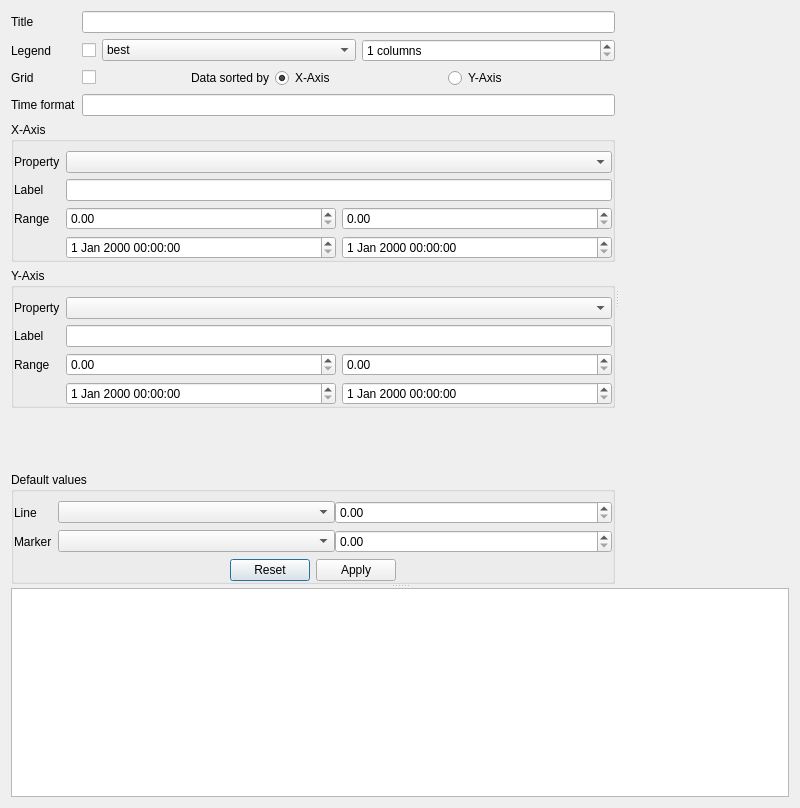
<?xml version="1.0" encoding="UTF-8"?>
<ui version="4.0">
 <class>SosPlotDialog</class>
 <widget class="QDialog" name="SosPlotDialog">
  <property name="geometry">
   <rect>
    <x>0</x>
    <y>0</y>
    <width>800</width>
    <height>808</height>
   </rect>
  </property>
  <property name="sizePolicy">
   <sizepolicy hsizetype="Maximum" vsizetype="Maximum">
    <horstretch>0</horstretch>
    <verstretch>0</verstretch>
   </sizepolicy>
  </property>
  <property name="windowTitle">
   <string notr="true"/>
  </property>
  <property name="locale">
   <locale language="English" country="UnitedStates"/>
  </property>
  <layout class="QVBoxLayout" name="verticalLayout_3">
   <item>
    <widget class="QSplitter" name="splitter_2">
     <property name="orientation">
      <enum>Qt::Vertical</enum>
     </property>
     <widget class="QSplitter" name="splitter">
      <property name="orientation">
       <enum>Qt::Horizontal</enum>
      </property>
      <widget class="QWidget" name="layoutWidget">
       <layout class="QVBoxLayout" name="verticalLayout_2">
        <item>
         <widget class="QFrame" name="general">
          <layout class="QFormLayout" name="formLayout">
           <property name="fieldGrowthPolicy">
            <enum>QFormLayout::AllNonFixedFieldsGrow</enum>
           </property>
           <property name="leftMargin">
            <number>0</number>
           </property>
           <property name="topMargin">
            <number>0</number>
           </property>
           <property name="rightMargin">
            <number>0</number>
           </property>
           <property name="bottomMargin">
            <number>0</number>
           </property>
           <item row="0" column="0">
            <widget class="QLabel" name="lblTitle">
             <property name="text">
              <string>Title</string>
             </property>
             <property name="buddy">
              <cstring>title</cstring>
             </property>
            </widget>
           </item>
           <item row="0" column="1">
            <widget class="QLineEdit" name="title"/>
           </item>
           <item row="1" column="0">
            <widget class="QLabel" name="lblLegend">
             <property name="text">
              <string>Legend</string>
             </property>
             <property name="buddy">
              <cstring>legendChk</cstring>
             </property>
            </widget>
           </item>
           <item row="1" column="1">
            <layout class="QHBoxLayout" name="layLegend">
             <item>
              <widget class="QCheckBox" name="legendChk">
               <property name="sizePolicy">
                <sizepolicy hsizetype="Fixed" vsizetype="Fixed">
                 <horstretch>0</horstretch>
                 <verstretch>0</verstretch>
                </sizepolicy>
               </property>
              </widget>
             </item>
             <item>
              <widget class="QComboBox" name="legendPos">
               <item>
                <property name="text">
                 <string>best</string>
                </property>
               </item>
               <item>
                <property name="text">
                 <string>upper right</string>
                </property>
               </item>
               <item>
                <property name="text">
                 <string>upper left</string>
                </property>
               </item>
               <item>
                <property name="text">
                 <string>lower left</string>
                </property>
               </item>
               <item>
                <property name="text">
                 <string>lower right</string>
                </property>
               </item>
               <item>
                <property name="text">
                 <string>right</string>
                </property>
               </item>
               <item>
                <property name="text">
                 <string>center left</string>
                </property>
               </item>
               <item>
                <property name="text">
                 <string>center right</string>
                </property>
               </item>
               <item>
                <property name="text">
                 <string>lower center</string>
                </property>
               </item>
               <item>
                <property name="text">
                 <string>upper center</string>
                </property>
               </item>
               <item>
                <property name="text">
                 <string>center</string>
                </property>
               </item>
              </widget>
             </item>
             <item>
              <widget class="QSpinBox" name="legendCols">
               <property name="suffix">
                <string> columns</string>
               </property>
               <property name="minimum">
                <number>1</number>
               </property>
               <property name="maximum">
                <number>6</number>
               </property>
               <property name="value">
                <number>1</number>
               </property>
              </widget>
             </item>
            </layout>
           </item>
           <item row="3" column="0">
            <widget class="QLabel" name="label">
             <property name="text">
              <string>Time format</string>
             </property>
            </widget>
           </item>
           <item row="2" column="0">
            <widget class="QLabel" name="lblGrid">
             <property name="text">
              <string>Grid</string>
             </property>
             <property name="buddy">
              <cstring>gridChk</cstring>
             </property>
            </widget>
           </item>
           <item row="2" column="1">
            <layout class="QHBoxLayout" name="horizontalLayout">
             <item>
              <widget class="QCheckBox" name="gridChk">
               <property name="sizePolicy">
                <sizepolicy hsizetype="Fixed" vsizetype="Fixed">
                 <horstretch>0</horstretch>
                 <verstretch>0</verstretch>
                </sizepolicy>
               </property>
              </widget>
             </item>
             <item>
              <widget class="QLabel" name="lblSort">
               <property name="text">
                <string>Data sorted by</string>
               </property>
               <property name="alignment">
                <set>Qt::AlignRight|Qt::AlignTrailing|Qt::AlignVCenter</set>
               </property>
               <property name="buddy">
                <cstring>xSorted</cstring>
               </property>
              </widget>
             </item>
             <item>
              <widget class="QRadioButton" name="xSorted">
               <property name="text">
                <string>X-Axis</string>
               </property>
               <property name="checked">
                <bool>true</bool>
               </property>
              </widget>
             </item>
             <item>
              <widget class="QRadioButton" name="ySorted">
               <property name="text">
                <string>Y-Axis</string>
               </property>
              </widget>
             </item>
            </layout>
           </item>
           <item row="3" column="1">
            <widget class="QLineEdit" name="timeFormat"/>
           </item>
          </layout>
         </widget>
        </item>
        <item>
         <widget class="QGroupBox" name="xAxis">
          <property name="title">
           <string>X-Axis</string>
          </property>
          <layout class="QFormLayout" name="formLayout_2">
           <property name="leftMargin">
            <number>0</number>
           </property>
           <property name="rightMargin">
            <number>0</number>
           </property>
           <property name="bottomMargin">
            <number>0</number>
           </property>
           <item row="0" column="0">
            <widget class="QLabel" name="lblxProperty">
             <property name="text">
              <string>Property</string>
             </property>
             <property name="buddy">
              <cstring>xProperty</cstring>
             </property>
            </widget>
           </item>
           <item row="0" column="1">
            <widget class="QComboBox" name="xProperty"/>
           </item>
           <item row="1" column="0">
            <widget class="QLabel" name="lblxLabel">
             <property name="text">
              <string>Label</string>
             </property>
             <property name="buddy">
              <cstring>xLabel</cstring>
             </property>
            </widget>
           </item>
           <item row="1" column="1">
            <widget class="QLineEdit" name="xLabel"/>
           </item>
           <item row="2" column="0">
            <widget class="QLabel" name="lblxRange">
             <property name="text">
              <string>Range</string>
             </property>
             <property name="buddy">
              <cstring>xMinTime</cstring>
             </property>
            </widget>
           </item>
           <item row="2" column="1">
            <layout class="QGridLayout" name="gridLayout_2">
             <item row="0" column="1">
              <widget class="QDoubleSpinBox" name="xMaxFloat"/>
             </item>
             <item row="0" column="0">
              <widget class="QDoubleSpinBox" name="xMinFloat"/>
             </item>
             <item row="1" column="0">
              <widget class="QDateTimeEdit" name="xMinTime"/>
             </item>
             <item row="1" column="1">
              <widget class="QDateTimeEdit" name="xMaxTime"/>
             </item>
            </layout>
           </item>
          </layout>
         </widget>
        </item>
        <item>
         <widget class="QGroupBox" name="yAxis">
          <property name="title">
           <string>Y-Axis</string>
          </property>
          <layout class="QFormLayout" name="formLayout_3">
           <property name="fieldGrowthPolicy">
            <enum>QFormLayout::AllNonFixedFieldsGrow</enum>
           </property>
           <property name="leftMargin">
            <number>0</number>
           </property>
           <property name="rightMargin">
            <number>0</number>
           </property>
           <property name="bottomMargin">
            <number>0</number>
           </property>
           <item row="0" column="0">
            <widget class="QLabel" name="lblyProperty">
             <property name="text">
              <string>Property</string>
             </property>
             <property name="buddy">
              <cstring>yProperty</cstring>
             </property>
            </widget>
           </item>
           <item row="0" column="1">
            <widget class="QComboBox" name="yProperty"/>
           </item>
           <item row="1" column="0">
            <widget class="QLabel" name="lblyLabel">
             <property name="text">
              <string>Label</string>
             </property>
             <property name="buddy">
              <cstring>yLabel</cstring>
             </property>
            </widget>
           </item>
           <item row="1" column="1">
            <widget class="QLineEdit" name="yLabel"/>
           </item>
           <item row="2" column="0">
            <widget class="QLabel" name="lblyRange">
             <property name="text">
              <string>Range</string>
             </property>
             <property name="buddy">
              <cstring>yMinFloat</cstring>
             </property>
            </widget>
           </item>
           <item row="2" column="1">
            <layout class="QGridLayout" name="gridLayout_3">
             <item row="0" column="1">
              <widget class="QDoubleSpinBox" name="yMaxFloat"/>
             </item>
             <item row="0" column="0">
              <widget class="QDoubleSpinBox" name="yMinFloat"/>
             </item>
             <item row="1" column="0">
              <widget class="QDateTimeEdit" name="yMinTime"/>
             </item>
             <item row="1" column="1">
              <widget class="QDateTimeEdit" name="yMaxTime"/>
             </item>
            </layout>
           </item>
          </layout>
         </widget>
        </item>
        <item>
         <spacer name="verticalSpacer">
          <property name="orientation">
           <enum>Qt::Vertical</enum>
          </property>
          <property name="sizeHint" stdset="0">
           <size>
            <width>20</width>
            <height>13</height>
           </size>
          </property>
         </spacer>
        </item>
        <item>
         <widget class="QGroupBox" name="grpDefault">
          <property name="title">
           <string>Default values</string>
          </property>
          <layout class="QVBoxLayout" name="verticalLayout">
           <property name="leftMargin">
            <number>0</number>
           </property>
           <property name="rightMargin">
            <number>0</number>
           </property>
           <property name="bottomMargin">
            <number>0</number>
           </property>
           <item>
            <layout class="QFormLayout" name="formLayout_4">
             <item row="0" column="0">
              <widget class="QLabel" name="lblDefaultLine">
               <property name="sizePolicy">
                <sizepolicy hsizetype="Minimum" vsizetype="Preferred">
                 <horstretch>0</horstretch>
                 <verstretch>0</verstretch>
                </sizepolicy>
               </property>
               <property name="text">
                <string>Line</string>
               </property>
               <property name="buddy">
                <cstring>lineStyle</cstring>
               </property>
              </widget>
             </item>
             <item row="0" column="1">
              <layout class="QHBoxLayout" name="horizontalLayout_2">
               <property name="spacing">
                <number>0</number>
               </property>
               <item>
                <widget class="QComboBox" name="lineStyle"/>
               </item>
               <item>
                <widget class="QDoubleSpinBox" name="lineWidth"/>
               </item>
              </layout>
             </item>
             <item row="1" column="0">
              <widget class="QLabel" name="lblDefaultMarker">
               <property name="sizePolicy">
                <sizepolicy hsizetype="Minimum" vsizetype="Preferred">
                 <horstretch>0</horstretch>
                 <verstretch>0</verstretch>
                </sizepolicy>
               </property>
               <property name="text">
                <string>Marker</string>
               </property>
               <property name="buddy">
                <cstring>marker</cstring>
               </property>
              </widget>
             </item>
             <item row="1" column="1">
              <layout class="QHBoxLayout" name="horizontalLayout_3">
               <property name="spacing">
                <number>0</number>
               </property>
               <item>
                <widget class="QComboBox" name="marker"/>
               </item>
               <item>
                <widget class="QDoubleSpinBox" name="markerSize"/>
               </item>
              </layout>
             </item>
            </layout>
           </item>
           <item>
            <widget class="QDialogButtonBox" name="defaultStyle">
             <property name="standardButtons">
              <set>QDialogButtonBox::Apply|QDialogButtonBox::Reset</set>
             </property>
             <property name="centerButtons">
              <bool>true</bool>
             </property>
            </widget>
           </item>
          </layout>
         </widget>
        </item>
       </layout>
      </widget>
      <widget class="QMplWidget" name="plotWidget" native="true">
       <property name="sizePolicy">
        <sizepolicy hsizetype="Maximum" vsizetype="Maximum">
         <horstretch>0</horstretch>
         <verstretch>0</verstretch>
        </sizepolicy>
       </property>
      </widget>
     </widget>
     <widget class="QTableView" name="stylesTable">
      <property name="sizePolicy">
       <sizepolicy hsizetype="Expanding" vsizetype="MinimumExpanding">
        <horstretch>0</horstretch>
        <verstretch>0</verstretch>
       </sizepolicy>
      </property>
      <property name="selectionMode">
       <enum>QAbstractItemView::SingleSelection</enum>
      </property>
      <property name="selectionBehavior">
       <enum>QAbstractItemView::SelectRows</enum>
      </property>
      <attribute name="horizontalHeaderStretchLastSection">
       <bool>true</bool>
      </attribute>
      <attribute name="verticalHeaderVisible">
       <bool>false</bool>
      </attribute>
     </widget>
    </widget>
   </item>
  </layout>
 </widget>
 <customwidgets>
  <customwidget>
   <class>QMplWidget</class>
   <extends>QWidget</extends>
   <header>SOSClient.ui.utils</header>
   <container>1</container>
  </customwidget>
 </customwidgets>
 <tabstops>
  <tabstop>title</tabstop>
  <tabstop>legendChk</tabstop>
  <tabstop>legendPos</tabstop>
  <tabstop>legendCols</tabstop>
  <tabstop>gridChk</tabstop>
  <tabstop>xSorted</tabstop>
  <tabstop>ySorted</tabstop>
  <tabstop>timeFormat</tabstop>
  <tabstop>xProperty</tabstop>
  <tabstop>xLabel</tabstop>
  <tabstop>xMinFloat</tabstop>
  <tabstop>xMaxFloat</tabstop>
  <tabstop>xMinTime</tabstop>
  <tabstop>xMaxTime</tabstop>
  <tabstop>yProperty</tabstop>
  <tabstop>yLabel</tabstop>
  <tabstop>yMinFloat</tabstop>
  <tabstop>yMaxFloat</tabstop>
  <tabstop>yMinTime</tabstop>
  <tabstop>yMaxTime</tabstop>
  <tabstop>lineStyle</tabstop>
  <tabstop>lineWidth</tabstop>
  <tabstop>marker</tabstop>
  <tabstop>markerSize</tabstop>
  <tabstop>defaultStyle</tabstop>
  <tabstop>stylesTable</tabstop>
 </tabstops>
 <resources/>
 <connections/>
</ui>
